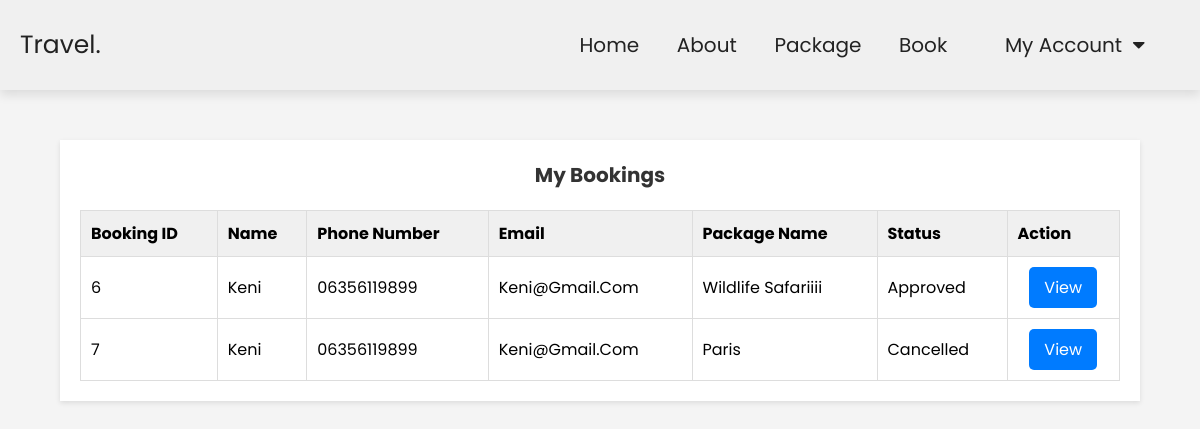
/customer/my_booking.php (signed in), run on the app's committed database.
### tables this page shows
CREATE TABLE `book` (
  `book_id` int(11) NOT NULL,
  `name` varchar(255) NOT NULL,
  `email` varchar(200) NOT NULL,
  `phone` varchar(15) NOT NULL,
  `address` varchar(255) NOT NULL,
  `location` int(11) NOT NULL,
  `userid` int(11) NOT NULL,
  `guests` int(11) NOT NULL,
  `arrivals` date NOT NULL,
  `leaving` date NOT NULL,
  `created_at` timestamp NOT NULL DEFAULT current_timestamp(),
  `status` enum('Pending','Approved','Cancelled') DEFAULT 'Pending'
);

CREATE TABLE `package` (
  `pack_id` int(11) NOT NULL,
  `pack_name` varchar(80) NOT NULL,
  `pack_desc` varchar(200) NOT NULL,
  `pack_img` varchar(200) NOT NULL,
  `created_date` timestamp NOT NULL DEFAULT current_timestamp()
);

### customer/my_booking.php (the view, shortened to what this page needs)
<?php
include "../shared/connection.php";
include "nav.php";
$username = $_SESSION['username'];
$query = "SELECT userid FROM user WHERE username = ?";
$stmt = $conn->prepare($query);
$stmt->bind_param("s", $username);
$stmt->execute();
$result = $stmt->get_result();
$user = $result->fetch_assoc();
if ($user) {
    $userid = $user['userid'];
} else {
    echo "User not found!";
    exit;
}
$query = "SELECT b.book_id, b.name, b.phone, b.email, b.status, p.pack_name
          FROM book b
          JOIN package p ON b.location = p.pack_id
          WHERE b.userid = ?";
$stmt = $conn->prepare($query);
$stmt->bind_param("i", $userid);
$stmt->execute();
$result = $stmt->get_result();
?>
<!DOCTYPE html>
<html lang="en">
<head>
   <link rel="stylesheet" href="https://unpkg.com/swiper@7/swiper-bundle.min.css" />
   <link rel="stylesheet" href="https://cdnjs.cloudflare.com/ajax/libs/font-awesome/5.15.4/css/all.min.css">
   <link rel="stylesheet" href="../css/add.css">
</head>
<body>
    <div class="container">
        <h1>My Bookings</h1>
        <table>
            <thead>
                <tr>
                    <th>Booking ID</th>
                    <th>Name</th>
                    <th>Phone Number</th>
                    <th>Email</th>
                    <th>Package Name</th>
                    <th>Status</th>
                    <th>Action</th>
                </tr>
            </thead>
            <tbody>
                <?php
                if (mysqli_num_rows($result) > 0) {
                    while ($row = mysqli_fetch_assoc($result)) {
                        echo "<tr>";
                        echo "<td>" . htmlspecialchars($row['book_id']) . "</td>";
                        echo "<td>" . htmlspecialchars($row['name']) . "</td>";
                        echo "<td>" . htmlspecialchars($row['phone']) . "</td>";
                        echo "<td>" . htmlspecialchars($row['email']) . "</td>";
                        echo "<td>" . htmlspecialchars($row['pack_name']) . "</td>";
                        echo "<td>" . htmlspecialchars($row['status']) . "</td>";
                        echo "<td class='action-buttons'><a href='view.php?book_id=" . htmlspecialchars($row['book_id']) . "'><button>View</button></a></td>";
                        echo "</tr>";
                    }
                } else {
                    echo "<tr><td colspan='7'>No bookings found</td></tr>";
                }
                ?>
            </tbody>
        </table>
    </div>
</body>
</html>

### css/style.css (style rules this page uses)
:root { --main-color:#8e44ad; --black:#222; --white:#fff; --light-black:#777; --light-white:#fff9; --dark-bg:rgba(0,0,0,.7); --light-bg:#eee; --border:.1rem solid var(--black); --box-shadow:0 .5rem 1rem rgba(0,0,0,.1); --text-shadow:0 1.5rem 3rem rgba(0,0,0,.3); }
* { font-family: 'Poppins', sans-serif; margin:0; padding:0; box-sizing: border-box; outline: none; border:none; text-decoration: none; text-transform: capitalize; }
html { font-size: 62.5%; overflow-x: hidden; }

### css/add.css (style rules this page uses)
:root { --main-color: #8e44ad; --black: #222; --white: #fff; --light-black: #777; --light-white: #fff9; --dark-bg: rgba(0, 0, 0, .7); --light-bg: #eee; --border: .1rem solid var(--black); --box-shadow: 0 .5rem 1rem rgba(0, 0, 0, .1); --text-shadow: 0 1.5rem 3rem rgba(0, 0, 0, .3); }
* { margin: 0; padding: 0; box-sizing: border-box; }

### customer/my_booking.php (style rules this page uses)
body { font-family: Arial, sans-serif; margin: 0; padding: 0; background-color: #f4f4f4; }
.container { width: 90%; margin: 50px auto; padding: 20px; background-color: #fff; box-shadow: 0 2px 5px rgba(0, 0, 0, 0.1); }
h1 { text-align: center; margin-bottom: 20px; color: #333; }
table { width: 100%; border-collapse: collapse; }
th, td { border: 1px solid #ddd; padding: 10px; text-align: left; }
th { background-color: #f0f0f0; }
.action-buttons { text-align: center; }
.action-buttons a { text-decoration: none; }
.action-buttons button { background-color: #007bff; color: #fff; border: none; padding: 8px 15px; font-size: 16px; border-radius: 5px; cursor: pointer; }

### data on the page
book: book_id "6", name "Keni", phone "06356119899", email "Keni@gmail.com", package.pack_name "Wildlife Safariiii", status "Approved"
book: book_id "7", name "Keni", phone "06356119899", email "Keni@gmail.com", package.pack_name "Paris", status "Cancelled"
